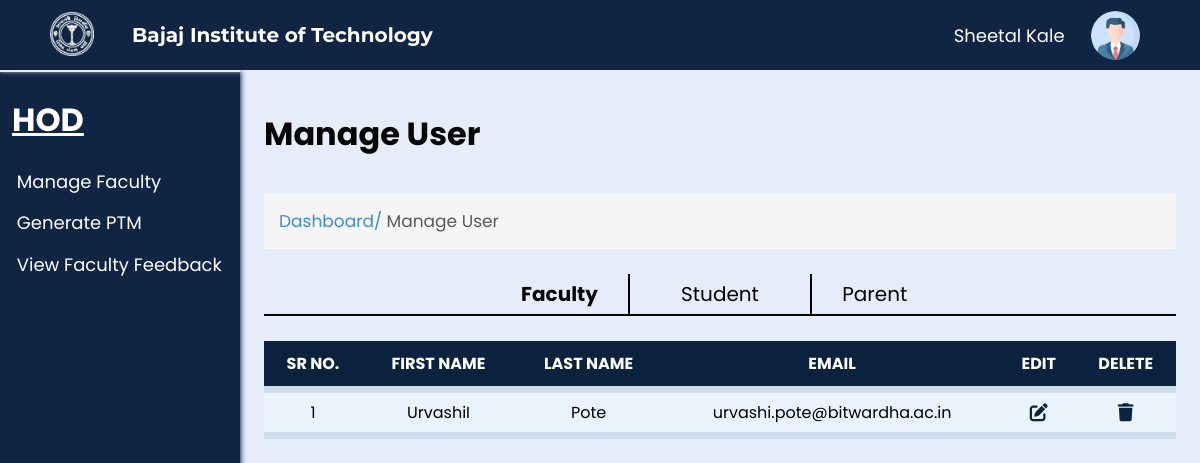
The app's page /manageFaculty.php (signed in), older data.
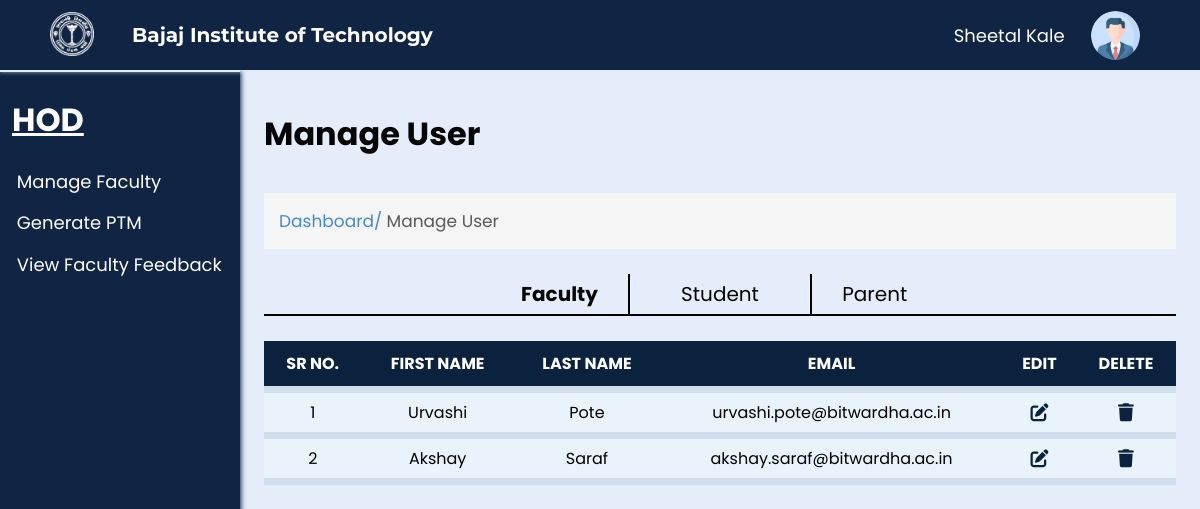
The same page, newer data.
### tables this page shows
CREATE TABLE `users` (
  `userid` varchar(20) NOT NULL,
  `fname` text NOT NULL,
  `lname` text NOT NULL,
  `email` varchar(50) NOT NULL,
  `dept` text NOT NULL,
  `password` varchar(20) NOT NULL,
  `category` text NOT NULL,
  `semester` char(5) DEFAULT NULL,
  `year` char(5) DEFAULT NULL,
  `section` char(1) DEFAULT NULL,
  `contact` int(11) NOT NULL
);

### manageFaculty.php (the view, shortened to what this page needs)
<?php
include('connect.php');
$fname = $_SESSION['fname'];
$lname = $_SESSION['lname'];
?>
<html lang="en">
<head>
  <link rel="stylesheet" href="css/ManageUser.css?v=<?php echo time(); ?>">
  <link rel="stylesheet" href="css/common.css?v=<?php echo time(); ?>">
  <link rel="stylesheet" href="css/form.css?v=<?php echo time(); ?>">
  <link rel="stylesheet" href="css/pop.css?v=<?php echo time(); ?>">
  <link rel="stylesheet" href="css/popdelete.css?v=<?php echo time(); ?>">
</head>
<body onload="load()">
  <div class="nav">
    <div class="img">
      <img id="img" src="images/bitlogo_transparent.png" alt="BIT Logo">
    </div>
    <h2 id="heading">Bajaj Institute of Technology</h2>
    <div class="links" id="links">
      <p class="input"><?php echo $fname, " ", $lname; ?></p>
      <div class="account_div" onclick="profileAccount();">
        <img class="account_img" src="images/user.png" alt="User" width="7%" style="border-radius: 50%;">
      </div>
    </div>
  </div>
  <div class="spaces"></div>
  <div class="full">
    <div class="left">
      <h1>HOD</h1>
      <ul>
        <li><a href="manageFaculty.php">Manage Faculty</a></li>
        <li><a href="generateptm.php">Generate PTM</a></li>
        <li><a href="hodviewfeedback.php">View Faculty Feedback</a></li>
      </ul>
    </div>
    <div class="right">
      <h1>Manage User</h1>
      <br>
      <p class="s1">Dashboard/ <span>Manage User</span></p>
      <br>
      <div class="select">
        <div class="select_user">
          <p class="display_faculty active" id="faculty" onclick="display_faculty()">Faculty</p>
          <p class="display_student" id="student" onclick="display_student()">Student</p>
          <p class="display_parent" id="parent" onclick="display_parent()">Parent</p>
        </div>
      </div>
      <div class="User">
        <table class="tablecontent">
          <thead>
            <tr>
              <th>SR NO.</th>
              <th>FIRST NAME</th>
              <th>LAST NAME</th>
              <th>EMAIL</th>
              <th>EDIT</th>
              <th>DELETE</th>
            </tr>
          </thead>
          <tbody id="tbody">
            <?php
            $query1 = "select * from users WHERE category='Teacher' AND dept='Computer' ";
            $result = mysqli_query($conn, $query1);
            $i = 1;
            foreach ($result as $cols) {
              echo "<tr>";
              echo "<td>" .$i. "</td>";
              echo "<td>" . $cols['fname'] . "</td>";
              echo "<td>" . $cols['lname'] . "</td>";
              echo "<td>" . $cols['email'] . "</td>";
              echo "<td><a href='hodedit.php?fname=$cols[fname]' name='edit'><i class='fa-solid fa-pen-to-square edit'></i></a></td>";
              echo "<td><a href='hoddelete.php?fname=$cols[email]' name='delete'><i class='fa-solid fa-trash delete'></i></a></td>";
              echo "</tr>";
              $i++;
            }
            ?>
          </tbody>
        </table>
      </div>
    </div>
</body>
</html>

Row changes from the older to the newer data that the page shows:
changed users "Pote": fname "UrvashiI" → "Urvashi"
added users: fname "Akshay", lname "Saraf", email "akshay.saraf@bitwardha.ac.in"
